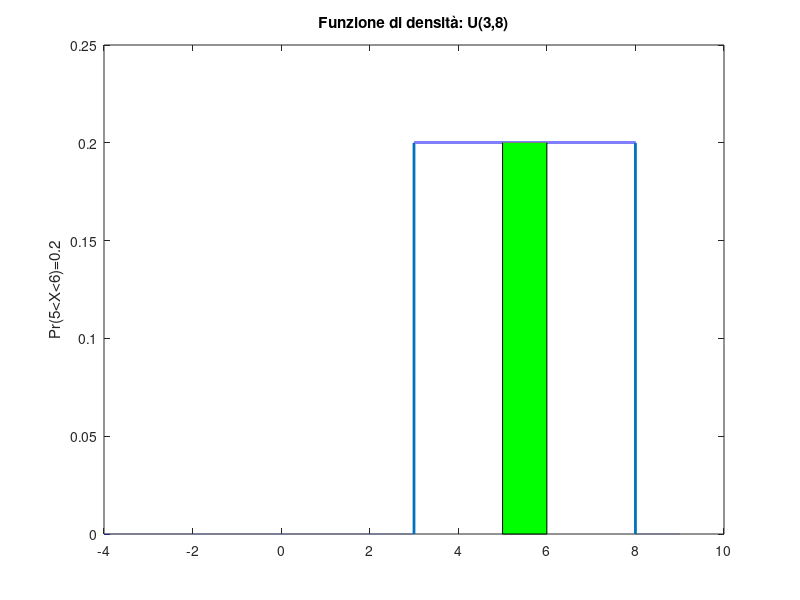

Here is the MATLAB script that generated this plot: (Note: this script raises an error after producing the figure.)

%% Calcolo probabilità in una U(3 8)
a=3;
b=8;

% la probabilità di ottenere un valore compreso tra 5 e 6 in U(3,8)
disp('--------------')
disp('P(5<X<6) in U(3,8)')
prob56=unifcdf(6,a,b)-unifcdf(5,a,b);
disp(prob56)

%% Visualizzazione grafica della prob. calcolata

% Calcolo della densità tramita la funzione unifpdf
x=(-a-1:0.0001:b+1)';
ypdf=unifpdf(x,a,b);
plot(x,ypdf,'LineWidth',2);
ylim([0 0.25])
title(['Funzione di densità: U('  num2str(a) ',' num2str(b) ')'])

% Istruzione hold('on') per sovrapporre il grafico che segue al grafico
% precedente
hold('on')

% a = posizione dell'ultimo valore del vettore x <=5
aa=find(x<=5,1,'last');
% b= posizione del primo valore del vettore x >=6
bb=find(x>=6,1);
% Utilizza la funzione fill nell'intervallo x(a:b)
fill(x(aa:bb),[0;ypdf(aa+1:bb-1);0],'g')
ylabel(['Pr(5<X<6)=' num2str(prob56)])
% print -depsc figs\uniffill.eps;


%% Quantili

% quantili u0.80 e u0.90 (valori che lasciano alla destra
% una prob. di 0.20 e 0.10) in U(3,8)
quant=[0.80 0.90];
disp('Quantili 0.8 e 0.9 in una U(3,8))')
disp(unifinv(quant,a,b))


%% Estrazione di n numeri da U(3,8)
% Fisso un determinato seed di numeri casuali
seed=123;
rng(seed)
n=10000;
p=1;
% rand genera valori da U(0,1).
% Trasformo i valori generati dall'intevallo [0 1]
% all'intervallo [a b]
X=rand(n,p)*(b-a)+a;
% reinizializzo il generatore di numeri casuali
rng(seed)
X1=unifrnd(a,b,n,p);
assert(max(abs(X-X1))<1e-15,"I numeri casuali sono diversi")
figure
histogram(X,'Normalization','pdf')
title(['Generazione di ' num2str(n) ' numeri da U(' ...
    num2str(a) ',' num2str(b) ')'])

% print -depsc figs\unifrand.eps;